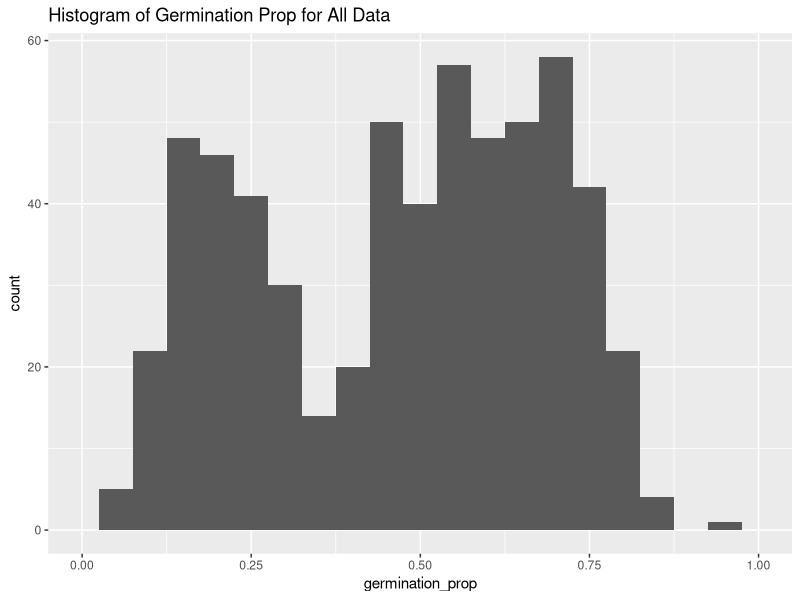
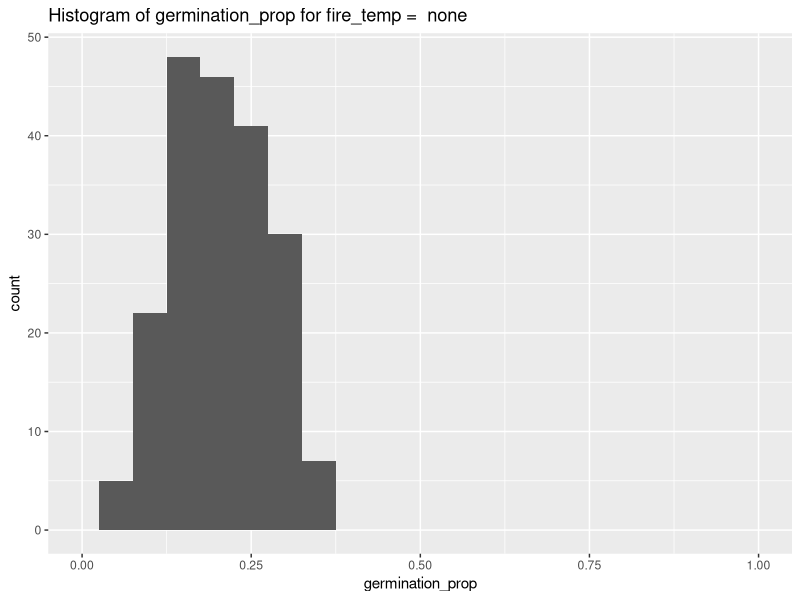
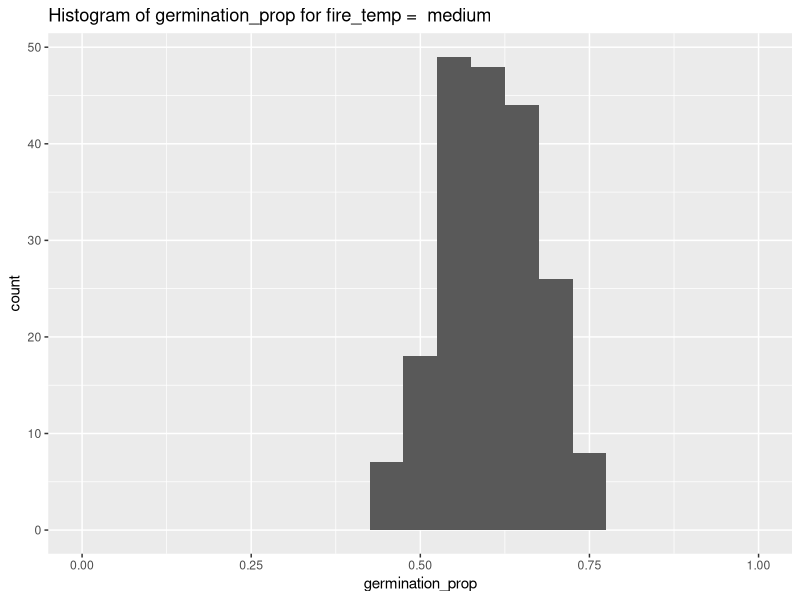
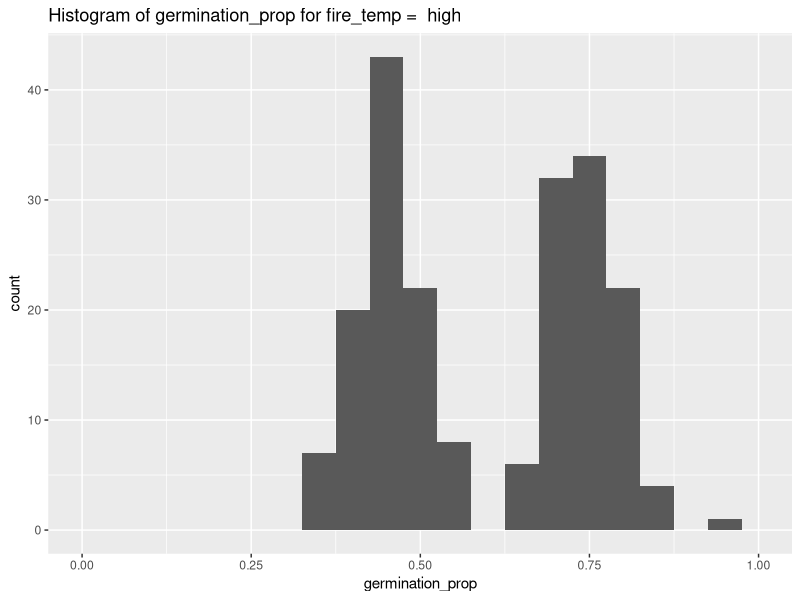
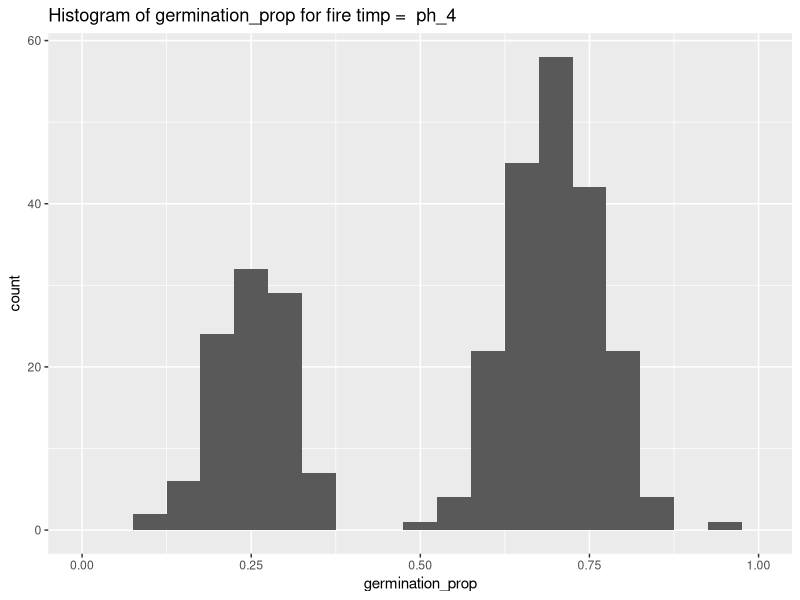
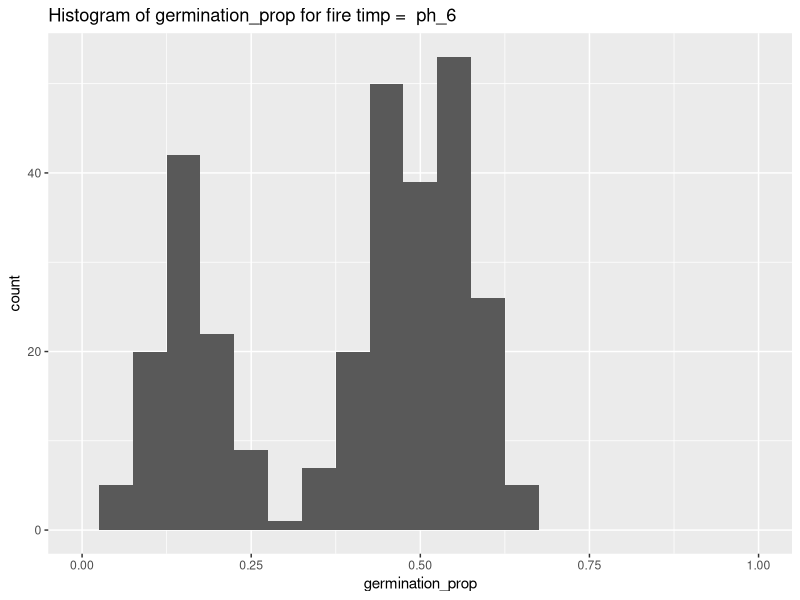
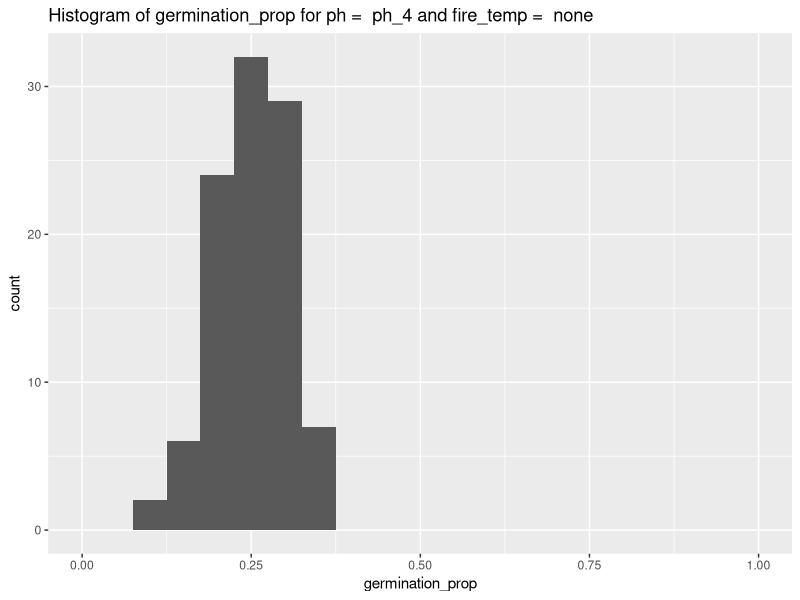
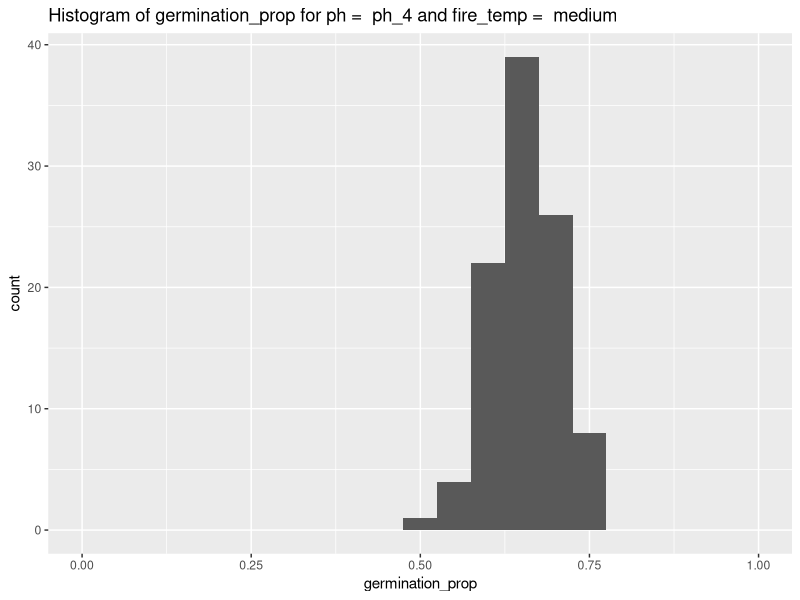

These figures' R source, in order:
# Load the ggplot2 library
library(ggplot2)

# Read in the CSV file as a dataframe
data <- read.csv("Byblis.csv")

# plot the entire data distruted

total_plot <- ggplot(data, aes(x = germination_prop)) +
    geom_histogram(binwidth = 0.05) +
    labs(title = "Histogram of Germination Prop for All Data") +
    scale_x_continuous(limits = c(0, 1))

ggsave(paste("plots/", "Overall Data.png"))



# Get unique values of fire_temp
fire_temps <- unique(data$fire_temp)

# Loop through each unique fire_temp value
for (i in fire_temps) {
    # Create a histogram plot for germination_prop values for each fire_temp value
    fire_plot <- ggplot(data[data$fire_temp == i, ], aes(x = germination_prop)) +
        geom_histogram(binwidth = 0.05) +
        labs(title = paste("Histogram of germination_prop for fire_temp = ", i)) +
        scale_x_continuous(limits = c(0, 1))

    # Save the plot as an image file
    ggsave(paste("plots/", 'Fire Temp = ', i, '.png'))
}

# Get unique values of pH_level
pH_values <- unique(data$pH_level)

# Loop through each unique pH_level value
for (i in pH_values) {
    # Create a histogram plot for germination_prop values for each pH_level value
    pH_plot <- ggplot(data[data$pH_level == i, ], aes(x = germination_prop)) +
        geom_histogram(binwidth = 0.05) +
        labs(title = paste("Histogram of germination_prop for fire timp = ", i)) +
        scale_x_continuous(limits = c(0, 1))

    # Save the plot as an image file
    ggsave(paste("plots/", 'pH = ', i, '.png'))
}

# Get unique combinations of pH_level and fire_temp
unique_combinations <- data.frame(unique(data[c("pH_level", "fire_temp")]))

# Loop through each unique combination
for (i in 1:nrow(unique_combinations)) {
    # Subset the data based on the current combination
    subset <- data[(data$pH_level == unique_combinations[i,1]),]
    subset <- na.omit(subset[(data$fire_temp == unique_combinations[i,2]),])
    
    # Create a histogram plot for germination_prop values for the current combination
    combo_plot <- ggplot(subset, aes(x = germination_prop)) +
        geom_histogram(binwidth = 0.05) +
        labs(title = paste("Histogram of germination_prop for ph = ", 
            unique_combinations[i,1], 
            "and fire_temp = ", 
            unique_combinations[i,2])) +
        scale_x_continuous(limits = c(0,1))

    # Save the plot as an image file
    ggsave(paste0("plots/", "ph = ", unique_combinations[i,1],
        " fire_temp = ", unique_combinations[i,2], '.png'))
}
